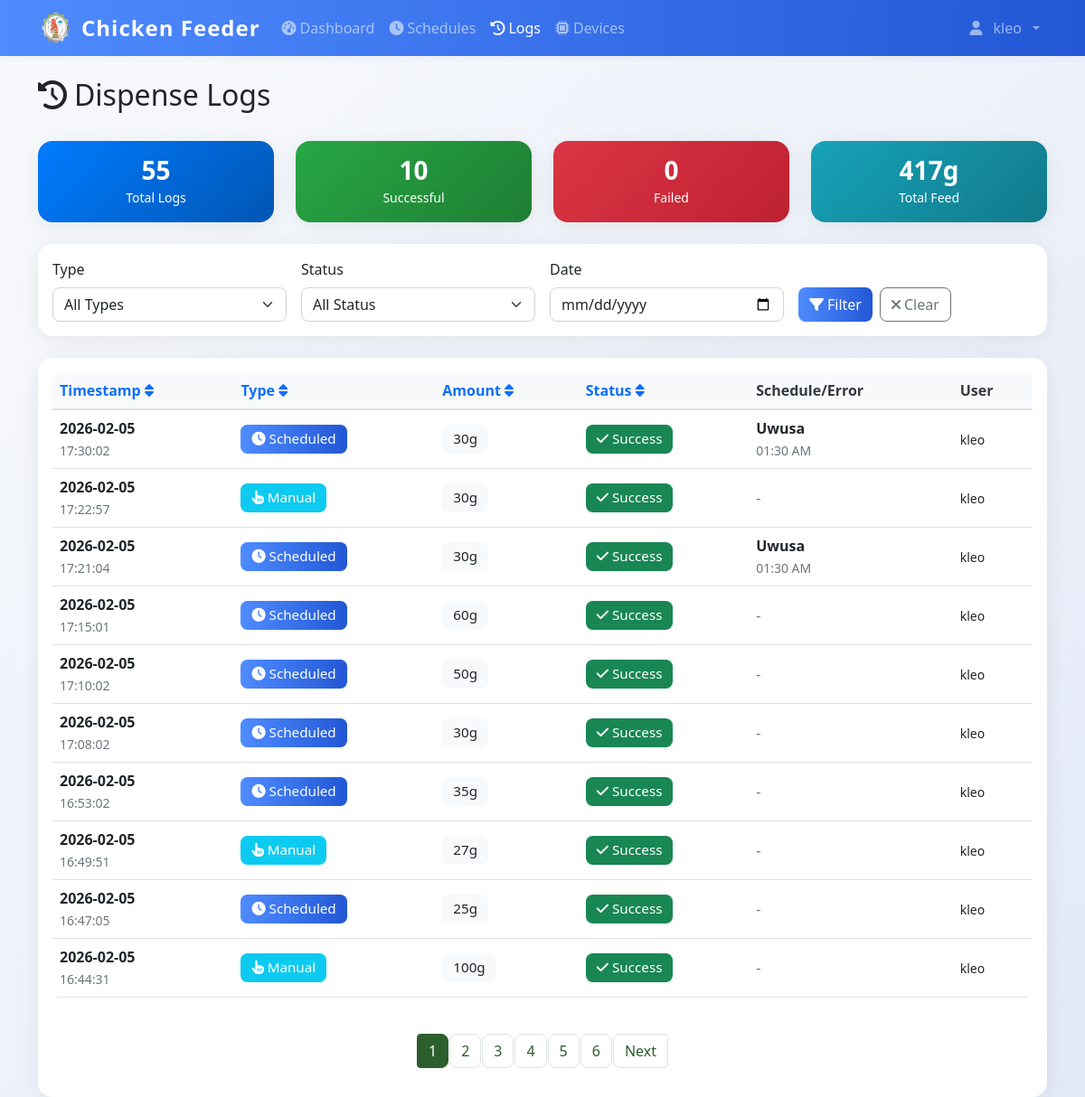
The page /logs (signed in) on the database as committed earlier.
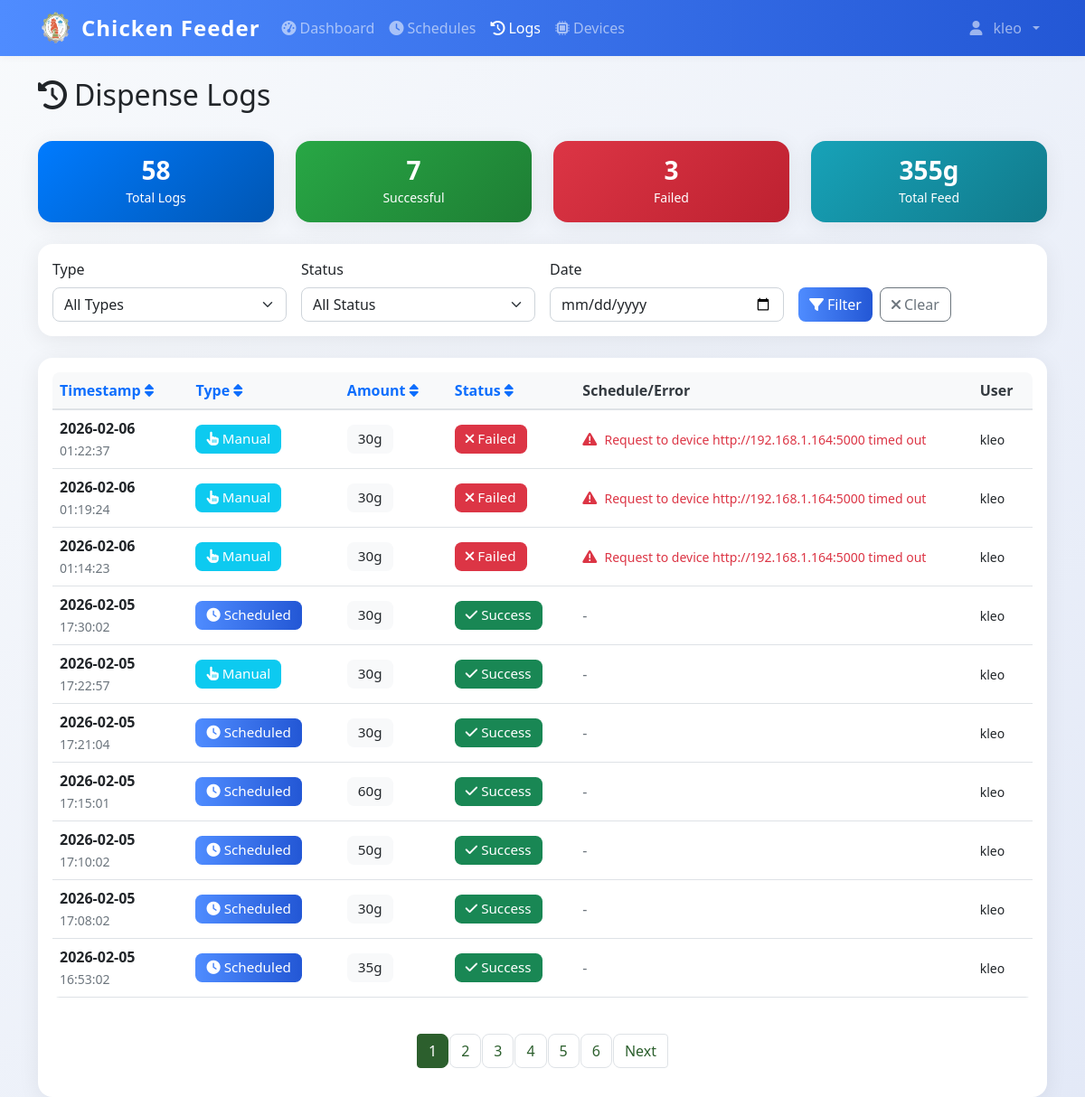
The same page on the database as committed later.
### models.py (models this page shows)
class DispenseLog(db.Model):
    id = db.Column(db.Integer, primary_key=True)
    timestamp = db.Column(db.DateTime, default=datetime.utcnow, nullable=False)
    amount_grams = db.Column(db.Integer, nullable=False)
    trigger_type = db.Column(db.String(20), nullable=False)
    schedule_id = db.Column(db.Integer, db.ForeignKey('feed_schedule.id'), nullable=True)
    status = db.Column(db.String(20), default='success')
    error_message = db.Column(db.Text, nullable=True)
    triggered_by = db.Column(db.Integer, db.ForeignKey('user.id'), nullable=True)
    schedule = db.relationship('FeedSchedule', backref=db.backref('dispense_logs', lazy=True))
    user = db.relationship('User', backref=db.backref('dispense_logs', lazy=True))

class FeedSchedule(db.Model):
    id = db.Column(db.Integer, primary_key=True)
    name = db.Column(db.String(100), nullable=False)
    feed_time = db.Column(db.Time, nullable=False)
    amount_grams = db.Column(db.Integer, nullable=False)
    is_active = db.Column(db.Boolean, default=True)
    created_by = db.Column(db.Integer, db.ForeignKey('user.id'), nullable=False)
    created_at = db.Column(db.DateTime, default=datetime.utcnow)
    user = db.relationship('User', backref=db.backref('schedules', lazy=True))

class User(UserMixin, db.Model):
    id = db.Column(db.Integer, primary_key=True)
    username = db.Column(db.String(80), unique=True, nullable=False)
    email = db.Column(db.String(120), unique=True, nullable=False)
    password_hash = db.Column(db.String(120), nullable=False)
    iot_device_url = db.Column(db.String(255), nullable=True)  # e.g., 'http://192.168.1.100:5000' or 'pi_klei'
    is_admin = db.Column(db.Boolean, default=True)
    created_at = db.Column(db.DateTime, default=datetime.utcnow)

### app.py (the view)
@app.route('/logs')
@login_required
def logs():
    page = request.args.get('page', 1, type=int)
    if not current_user.is_admin:
        logs = DispenseLog.query.filter_by(triggered_by=current_user.id).order_by(DispenseLog.timestamp.desc()).paginate(
            page=page, per_page=10, error_out=False
        )
    else:
        logs = DispenseLog.query.order_by(DispenseLog.timestamp.desc()).paginate(
            page=page, per_page=10, error_out=False
        )
    return render_template('logs.html', logs=logs)

### app.py (called while the page is built)
@login_manager.user_loader
def load_user(user_id):
    return db.session.get(User, int(user_id))

@app.context_processor
def inject_datetime():
    return {'datetime': datetime}

@app.before_request
def restrict_admin_from_user_pages():
    if current_user.is_authenticated and getattr(current_user, 'is_admin', False):
        admin_paths = ['/admin', '/admin/', '/admin/dashboard', '/admin/config', '/admin/create', '/admin/feed-ratio']
        if not any(request.path.startswith(p) for p in admin_paths):
            if not request.path.startswith('/static') and not request.path.startswith('/logout'):
                return redirect(url_for('admin.dashboard'))

### templates/logs.html (shortened to what the changed rows need)
{% extends "base.html" %}
{% block content %}
<div class="container mt-4">
    <div class="row mb-4">
        <div class="col">
            <h1 class="h2">
                <i class="fas fa-history me-2"></i>Dispense Logs
            </h1>
        </div>
    </div>
    {% if not logs or not logs.items %}
    <div class="text-center text-muted py-5">
        <i class="fas fa-clipboard-list fa-4x mb-3"></i>
        <h4>No Logs Available</h4>
        <p class="mb-4">No log data found. Dispense logs will appear here once you start feeding.</p>
        <a href="{{ url_for('dashboard') }}" class="btn btn-primary">
            <i class="fas fa-tachometer-alt me-2"></i>Go to Dashboard
        </a>
    </div>
    {% else %}
    <div class="row my-4">
        <div class="col-md-3">
            <div class="card bg-primary text-white">
                <div class="card-body text-center">
                    <h3 class="mb-0">{{ logs.total }}</h3>
                    <small>Total Logs</small>
                </div>
            </div>
        </div>
        <div class="col-md-3">
            <div class="card bg-success text-white">
                <div class="card-body text-center">
                    <h3 class="mb-0">{{ logs.items|selectattr('status', 'equalto', 'success')|list|length }}</h3>
                    <small>Successful</small>
                </div>
            </div>
        </div>
        <div class="col-md-3">
            <div class="card bg-danger text-white">
                <div class="card-body text-center">
                    <h3 class="mb-0">{{ logs.items|selectattr('status', 'equalto', 'failure')|list|length }}</h3>
                    <small>Failed</small>
                </div>
            </div>
        </div>
        <div class="col-md-3">
            <div class="card bg-info text-white">
                <div class="card-body text-center">
                    <h3 class="mb-0">{{ logs.items|sum(attribute='amount_grams') }}g</h3>
                    <small>Total Feed</small>
                </div>
            </div>
        </div>
    </div>
    <div class="card mb-4">
        <div class="card-body">
            <div class="row g-3">
                <div class="col-md-3">
                    <label for="filter-type" class="form-label">Type</label>
                    <select class="form-select" id="filter-type">
                        <option value="">All Types</option>
                    </select>
                </div>
                <div class="col-md-3">
                    <label for="filter-status" class="form-label">Status</label>
                    <select class="form-select" id="filter-status">
                        <option value="">All Status</option>
                    </select>
                </div>
                <div class="col-md-3">
                    <label for="filter-date" class="form-label">Date</label>
                    <input type="date" class="form-control" id="filter-date">
                </div>
                <div class="col-md-3">
                    <label class="form-label">&nbsp;</label>
                    <div class="d-flex gap-2">
                        <button class="btn btn-primary" onclick="applyFilters()">
                            <i class="fas fa-filter me-1"></i>Filter
                        </button>
                        <button class="btn btn-outline-secondary" onclick="clearFilters()">
                            <i class="fas fa-times me-1"></i>Clear
                        </button>
                    </div>
                </div>
            </div>
        </div>
    </div>
    <div class="card">
        <div class="card-body">
            {% if logs.items %}
            <div class="table-responsive">
                <table class="table table-hover">
                    <thead>
                        <tr>
                            <th>
                                <a href="#" onclick="sortTable('timestamp')" class="text-decoration-none">
                                    Timestamp <i class="fas fa-sort"></i>
                                </a>
                            </th>
                            <th>
                                <a href="#" onclick="sortTable('type')" class="text-decoration-none">
                                    Type <i class="fas fa-sort"></i>
                                </a>
                            </th>
                            <th>
                                <a href="#" onclick="sortTable('amount')" class="text-decoration-none">
                                    Amount <i class="fas fa-sort"></i>
                                </a>
                            </th>
                            <th>
                                <a href="#" onclick="sortTable('status')" class="text-decoration-none">
                                    Status <i class="fas fa-sort"></i>
                                </a>
                            </th>
                            <th>Schedule/Error</th>
                            <th>User</th>
                        </tr>
                    </thead>
                    <tbody id="logs-table-body">
                        {% for log in logs.items %}
                        <tr class="log-row"
                            data-type="{{ log.trigger_type }}"
                            data-status="{{ log.status }}"
                            data-date="{{ log.timestamp.strftime('%Y-%m-%d') }}">
                            <td>
                                <div>
                                    <strong>{{ log.timestamp.strftime('%Y-%m-%d') }}</strong>
                                </div>
                                <small class="text-muted">{{ log.timestamp.strftime('%H:%M:%S') }}</small>
                            </td>
                            <td>
                                {% if log.trigger_type == 'manual' %}
                                    <span class="badge bg-info">
                                        <i class="fas fa-hand-pointer me-1"></i>Manual
                                    </span>
                                {% else %}
                                    <span class="badge bg-primary">
                                        <i class="fas fa-clock me-1"></i>Scheduled
                                    </span>
                                {% endif %}
                            </td>
                            <td>
                                <span class="badge bg-light text-dark">{{ log.amount_grams }}g</span>
                            </td>
                            <td>
                                {% if log.status == 'success' %}
                                    <span class="badge bg-success">
                                        <i class="fas fa-check me-1"></i>Success
                                    </span>
                                {% else %}
                                    <span class="badge bg-danger">
                                        <i class="fas fa-times me-1"></i>Failed
                                    </span>
                                {% endif %}
                            </td>
                            <td style="max-width: 350px;">
                                {% if log.schedule %}
                                    <div>
                                        <strong>{{ log.schedule.name }}</strong>
                                    </div>
                                    <small class="text-muted">{{ log.schedule.feed_time.strftime('%I:%M %p') }}</small>
                                {% elif log.error_message %}
                                    <div class="text-danger" title="{{ log.error_message }}" style="cursor: help;">
                                        <i class="fas fa-exclamation-triangle me-1"></i>
                                        <small>{{ log.error_message[:100] }}{% if log.error_message|length > 100 %}...{% endif %}</small>
                                    </div>
                                {% else %}
                                    <span class="text-muted">-</span>
                                {% endif %}
                            </td>
                            <td>
                                {% if log.user %}
                                    <small>{{ log.user.username }}</small>
                                {% else %}
                                    <small class="text-muted">System</small>
                                {% endif %}
                            </td>
                        </tr>
                        {% endfor %}
                    </tbody>
                </table>
            </div>
            {% if logs.pages > 1 %}
            <nav aria-label="Logs pagination" class="mt-4">
                <ul class="pagination justify-content-center">
                    {% for page_num in logs.iter_pages() %}
                        {% if page_num %}
                            {% if page_num != logs.page %}
                                <li class="page-item">
                                    <a class="page-link" href="{{ url_for('logs', page=page_num) }}">{{ page_num }}</a>
                                </li>
                            {% else %}
                                <li class="page-item active">
                                    <span class="page-link">{{ page_num }}</span>
                                </li>
                            {% endif %}
                        {% else %}
                            <li class="page-item disabled">
                                <span class="page-link">...</span>
                            </li>
                        {% endif %}
                    {% endfor %}
                    {% if logs.has_next %}
                        <li class="page-item">
                            <a class="page-link" href="{{ url_for('logs', page=logs.next_num) }}">Next</a>
                        </li>
                    {% endif %}
                </ul>
            </nav>
            {% endif %}
            {% endif %}
        </div>
    </div>
</div>
{% endif %}
{% endblock %}

Rows that differ between the two databases and show on the page:
no longer on this page (row unchanged): DispenseLog: timestamp "2026-02-05", timestamp "16:49:51", trigger_type "manual" (drawn), amount_grams "27", status "success" (drawn), user.username "kleo"
no longer on this page (row unchanged): DispenseLog: timestamp "2026-02-05", timestamp "16:47:05", trigger_type "scheduled" (drawn), amount_grams "25", status "success" (drawn), user.username "kleo"
no longer on this page (row unchanged): DispenseLog: timestamp "2026-02-05", timestamp "16:44:31", trigger_type "manual" (drawn), amount_grams "100", status "success" (drawn), user.username "kleo"
added DispenseLog: timestamp "2026-02-06", timestamp "01:22:37", trigger_type "manual" (drawn), amount_grams "30", status "failure" (drawn), error_message "Request to device http://192.168.1.164:5000 timed out", user.username "kleo"
added DispenseLog: timestamp "2026-02-06", timestamp "01:19:24", trigger_type "manual" (drawn), amount_grams "30", status "failure" (drawn), error_message "Request to device http://192.168.1.164:5000 timed out", user.username "kleo"
added DispenseLog: timestamp "2026-02-06", timestamp "01:14:23", trigger_type "manual" (drawn), amount_grams "30", status "failure" (drawn), error_message "Request to device http://192.168.1.164:5000 timed out", user.username "kleo"
changed DispenseLog (number 4 of 10 on the later page): schedule.name "Uwusa" → (not shown); schedule.feed_time "01:30 AM" → (not shown); now shows "-"
changed DispenseLog (number 6 of 10 on the later page): schedule.name "Uwusa" → (not shown); schedule.feed_time "01:30 AM" → (not shown); now shows "-"
Other text that changed with them:
{{ logs.total }}: "55" → "58"
{{ logs.items|selectattr('status', 'equalto', 'success')|list|length }}: "10" → "7"
{{ logs.items|selectattr('status', 'equalto', 'failure')|list|length }}: "0" → "3"
{{ logs.items|sum(attribute='amount_grams') }}: "417" → "355"
